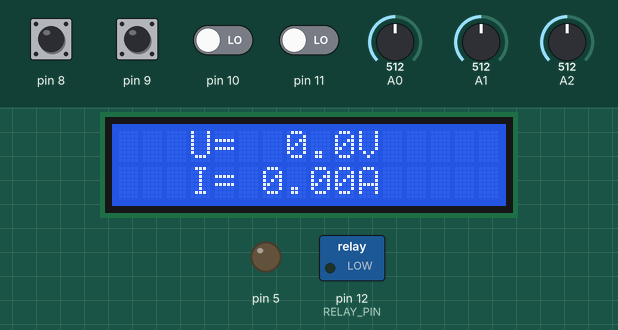
Simulated run of this sketch. Board: Arduino Uno, built with avr-gcc and run on an emulated ATmega328P. On the bench: 16×2 character LCD, switched loads named in the sketch (green lamp = pin HIGH), output pins drawn as LEDs (lit = HIGH). The inputs (shaded band) are chosen by the test bench; at power-on: pin 8, pin 9 HIGH, pin 10, pin 11 LOW, A0 = 512, A1 = 512, A2 = 512. What the sketch prints to the serial monitor is not drawn.

Above: at 1.2 s.
1.3 s: pin 9 pulled LOW for 0.15 s
At 2.5 s:
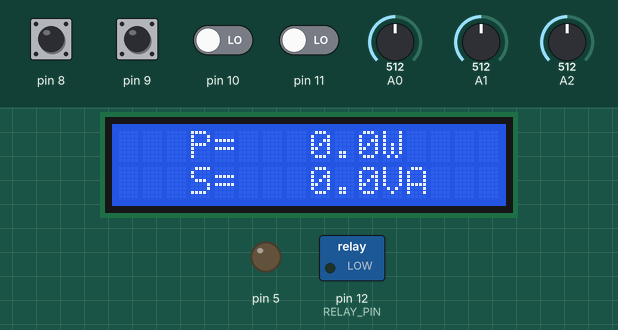
3.2 s: pin 9 pulled LOW for 1 s
At 5.2 s:
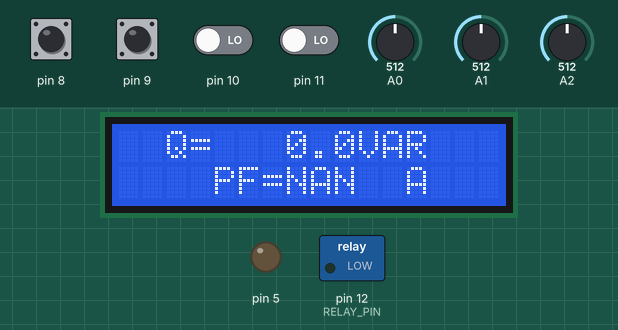
6.0 s: pin 9 pulled LOW for 0.15 s
At 7.4 s:
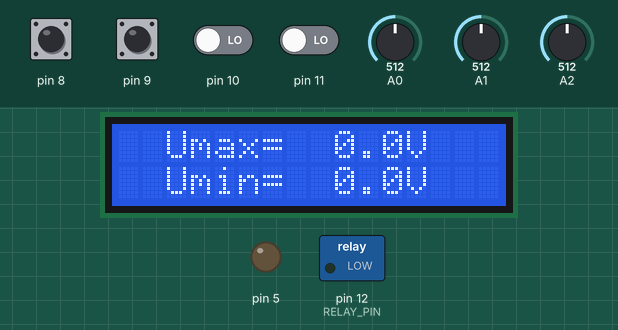
8.0 s: pin 9 pulled LOW for 0.15 s
At 9.5 s:
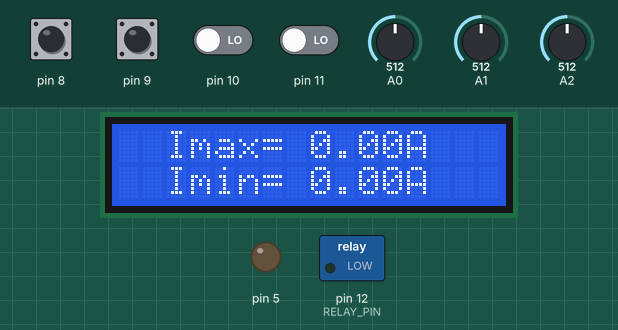
9.8 s: pin 10 driven HIGH
At 10.4 s:
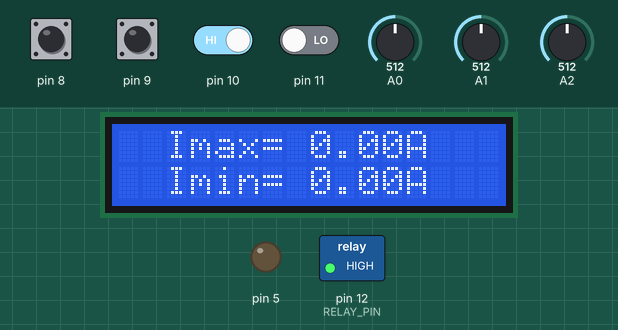
Timing chart, 0 to 12.3 s (numbered marks = the images above; inputs shaded):
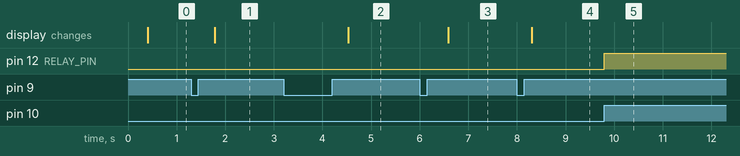

The sketch:

PowerMeter.ino
```cpp
#include <Wire.h>
#include <LiquidCrystal_PCF8574.h>
#include <stdio.h>

LiquidCrystal_PCF8574 lcd(0x27);

#define U_SENSE       0
#define I_SENSE       1
#define POWER_CALC    2
#define AVG           3

#define RELAY_DDR     DDRB
#define RELAY_PORT    PORTB
#define RELAY_PIN     PORTB4

#define RELAY_ON()    (RELAY_PORT |= (1 << RELAY_PIN))
#define RELAY_OFF()   (RELAY_PORT &= ~(1 << RELAY_PIN))


#define B1_PRESSED    (PINB & (1 << PB2))
#define B1_RELEASED   (!(PINB & (1 << PB2)))

#define B2_PRESSED    (PINB & (1 << PB3))
#define B2_RELEASED   !(PINB & (1 << PB3))

#define CAL_PRESSED    (!(PINB & (1 << PB0)))
#define CAL_RELEASED   (PINB & (1 << PB0))

#define MB_PRESSED    (!(PINB & (1 << PB1)))
#define MB_RELEASED   (PINB & (1 << PB1))

#define ZERO_VAL      512

#define MENU_NR       2

#define I_TRESHOLD    200
#define U_TRESHOLD    240

//#define kU            0.823741
#define kU            0.912
#define kI            0.049
#define kP            1.11

#define PRIM_SMP      64
#define SEC_SMP       50
#define SMP_NR        (float)(PRIM_SMP * SEC_SMP)

volatile uint16_t smp_cnt = 0;
bool data_ready = false;
uint8_t on_flag = 0;
uint8_t menu_cnt = 0;
long lastMillis = 0;
long deb_delay  = 100;
float cor_val = 0;

byte customChar[8] = {
  0b01010,
  0b01010,
  0b01010,
  0b01010,
  0b01010,
  0b01010,
  0b01010,
  0b01010
};

char f_buff[10];
char s_buff[16];

volatile long I_adc = 0;

long PrimSumIadc;
long PrimSumSqIadc;

long SecSumIadc;
long SecSumSqIadc;

long SecSumIadcArr[SEC_SMP];
long SecSumSqIadcArr[SEC_SMP];

long CopyPrimSumIadc;
long CopyPrimSumSqIadc;

int I_max;
int I_min;
float I_max_sc = 0;
float I_min_sc = 0;
int Ipp;
float Imed;
float Irms;

volatile long U_adc = 0;
long PrimSumUadc;
long PrimSumSqUadc;

long SecSumUadc;
long SecSumSqUadc;

long SecSumUadcArr[SEC_SMP];
long SecSumSqUadcArr[SEC_SMP];

int U_max;
int U_min;
float U_max_sc = 0;
float U_min_sc = 0;
int Upp;
float Umed;
float Urms;

long CopyPrimSumUadc;
long CopyPrimSumSqUadc;
uint16_t arr_cnt = 0;
uint16_t v_cnt = 0;

float P;
float S;
float Q;
float PF;

int P_max;
int P_min;
float P_max_sc = 0;
float P_min_sc = 0;

volatile long PrimSumP;
long CopyPrimSumP;
long SecSumP;
long SecSumP_Arr[SEC_SMP];

void ADC_init(void)                                                                   //Initializare ADC
{
  ADMUX |= (1 << REFS0);                                                              //Tensiunea de referinta 5V cu condensator extern pe AREF
  ADCSRA |= (1 << ADEN) | (1 << ADATE) | (1 << ADIE) | (1 << ADPS2) | (1 << ADPS1);   //ADC enable, auto trigger, activare intrerupere, divizor 64

  ADCSRA |= (1 << ADSC);                                                              //Startul primei conversii
  ADCSRB |= (1 << ACME);                                                              //Multiplexarea canalelor, regim free running
}


ISR(ADC_vect)                                                                         //Intrerupere la finisarea conversiei ADC
{
  long adc_r = ADC;
  long adc_val = (long)adc_r - ZERO_VAL;

  static uint8_t mx_cont = 0;

//    mx_cont++;
//  mx_cont &= 0x03;
  ADMUX = mx_cont | 0x40;
  if(++mx_cont > 2)
    mx_cont  = 0;


  switch(mx_cont)
  {
    case 1: {
      I_adc = -adc_val;
      PrimSumIadc += I_adc;
      PrimSumSqIadc += (I_adc * I_adc);
      if(I_adc > I_max)                                                               //Determinarea valorii maxime si minime a curentului
        I_max = I_adc;
      if(I_adc < I_min)
        I_min = I_adc;
      break;
    }
    case 0: {

      U_adc = adc_val;

      PrimSumUadc += U_adc;
      PrimSumSqUadc += (U_adc * U_adc);
      if(U_adc > U_max)                                                              //Determinarea valorii maxime si minime a tensiunii
        U_max = U_adc;
      if(U_adc < U_min)
        U_min = U_adc;

      break;
    }
    case 2: {
      long TadcVal = long(U_adc) * long(I_adc);
      PrimSumP += TadcVal;
      smp_cnt++;
      v_cnt++;
      if(smp_cnt >= PRIM_SMP)
      {
        CopyPrimSumSqUadc = PrimSumSqUadc;
        PrimSumSqUadc = 0;

        CopyPrimSumSqIadc = PrimSumSqIadc;
        PrimSumSqIadc = 0;

        CopyPrimSumP = PrimSumP;
        PrimSumP = 0;

        smp_cnt = 0;
        static uint8_t bFlag = 0, mode = 1;
        static uint32_t last_debounce_time = 0, debounce_delay = 200;

        if (MB_PRESSED && (bFlag == 0))
        {
           bFlag = 1;
           last_debounce_time = millis();
        }

        if ((millis() - last_debounce_time) > debounce_delay)
        {
           if (MB_RELEASED && (bFlag == 1))
           {
              bFlag = 0;
              if(menu_cnt < 5)
                 menu_cnt++;
              else
                 menu_cnt = 0;
           }
        }

        if(CAL_PRESSED)
        {
          if((menu_cnt == 3) || (menu_cnt == 4))
          {
            I_max = 0;
            I_min = 0;
            U_max = 0;
            U_min = 0;
          }
          else
            cor_val = Irms;
        }

        data_ready = true;
      }
      break;
    }
  }
}

void setup() {
  lcd.begin(16,2);  //Initializare LCD 16x2
  ADC_init();       //Initializare ADC
  sei();            //Permite intreruperi globale
  RELAY_DDR |= (1 << RELAY_PIN);
  DDRB &= ~(1 << PB0);
  DDRB &= ~(1 << PB1);
  PORTB |= (1 << PB0) | (1 << PB1);
  lcd.createChar(0, customChar);
  lcd.setBacklight(255);
  pinMode(5, OUTPUT);
  Serial.begin(9600);
}

void loop() {

  if(data_ready == true)
  {
    ////////////////////////////////////////////
    SecSumSqUadc -= SecSumSqUadcArr[arr_cnt];
    SecSumSqUadc += CopyPrimSumSqUadc;
    SecSumSqUadcArr[arr_cnt] = CopyPrimSumSqUadc;
    ////////////////////////////////////////////
    SecSumSqIadc -= SecSumSqIadcArr[arr_cnt];
    SecSumSqIadc += CopyPrimSumSqIadc;
    SecSumSqIadcArr[arr_cnt] = CopyPrimSumSqIadc;
    /////////////////////////////////////////////
    SecSumP = SecSumP_Arr[arr_cnt];
    SecSumP += CopyPrimSumP;
    SecSumP_Arr[arr_cnt] = CopyPrimSumP;

    arr_cnt++;
    if(arr_cnt >= SEC_SMP)
      arr_cnt = 0;
    data_ready = false;
  }

  if(v_cnt > 1000)
  {
    Urms = kU *sqrt((float)SecSumSqUadc / SMP_NR);

    Irms =(kI * sqrt((float)SecSumSqIadc / SMP_NR)) - cor_val ;
    if(Irms <= 0)
      Irms = 0;

    S = Irms * Urms;
    if(S <= 0)
      S = 0;

    P =(float)SecSumP * kP / SMP_NR;
    if(P <= 0)
      P = 0;
    Q = sqrt((S * S) - (P * P));
    if(Q <= 0)
      Q = 0;

    PF = P / S;
    if(PF <= 0)
      PF = 0;
    if(PF > 1)
      PF = 1;

    I_max_sc = I_max * kI;
    I_min_sc = I_min * kI;

    U_max_sc = U_max * kU;
    U_min_sc = U_min * kU;
    switch(menu_cnt)
    {
      case 0:{
        lcd.setCursor(0, 0);
        dtostrf(Urms, 4, 1, f_buff);
        sprintf(s_buff, "   U=%5sV    ",f_buff);
        lcd.print(s_buff);

        lcd.setCursor(0, 1);
        dtostrf(Irms, 4, 2, f_buff);
        sprintf(s_buff, "   I=%5sA    ",f_buff);
        lcd.print(s_buff);

        break;
      }
      case 1:{
        lcd.setCursor(0, 0);
        dtostrf(P, 4, 1, f_buff);
        sprintf(s_buff, "   P=%6sW   ",f_buff);
        lcd.print(s_buff);

        lcd.setCursor(0, 1);
        dtostrf(S, 4, 1, f_buff);
        sprintf(s_buff, "   S=%6sVA  ",f_buff);
        lcd.print(s_buff);
        break;
      }
      case 2:{
        lcd.setCursor(0, 0);
        dtostrf(Q, 4, 1, f_buff);
        sprintf(s_buff, "  Q=%6sVAR  ",f_buff);
        lcd.print(s_buff);

        lcd.setCursor(0, 1);
        dtostrf(PF, 3, 2, f_buff);
        sprintf(s_buff, "    PF=%3s  ",f_buff);
        lcd.print(s_buff);
        break;
      }
      case 3:{
        lcd.setCursor(0, 0);
        dtostrf(U_max_sc, 4, 1, f_buff);
        sprintf(s_buff, "  Umax=%5sV  ",f_buff);
        lcd.print(s_buff);

        lcd.setCursor(0, 1);
        dtostrf(U_min_sc, 4, 1, f_buff);
        sprintf(s_buff, "  Umin=%5sV  ",f_buff);
        lcd.print(s_buff);

        break;
      }
      case 4:{
        lcd.setCursor(0, 0);
        dtostrf(I_max_sc, 4, 2, f_buff);
        sprintf(s_buff, "  Imax=%5sA  ",f_buff);
        lcd.print(s_buff);

        lcd.setCursor(0, 1);
        dtostrf(I_min_sc, 4, 2, f_buff);
        sprintf(s_buff, "  Imin=%5sA  ",f_buff);
        lcd.print(s_buff);
        break;
      }
    }

    Serial.print("U=");
    Serial.println(Urms,1);

    Serial.print("I=");
    Serial.println(Irms,2);

    Serial.print("S=");
    Serial.println(S,1);

    Serial.print("P=");
    Serial.println(P,1);

    Serial.print("Q=");
    Serial.println(Q,1);

    Serial.print("PF=");
    Serial.println(PF,1);

    Serial.println();

    v_cnt = 0;
  }

  if(B1_PRESSED)                               //Prelucrarea butoanelor de pornire/oprire a alimentarii
    on_flag = 1;
  if(B2_PRESSED)
    on_flag = 0;
  if(Irms < I_TRESHOLD)
  {
    if(Urms < U_TRESHOLD)
    {
      if(on_flag)
        RELAY_ON();
      else
        RELAY_OFF();
    }
    else
      RELAY_OFF();
  }
  else
    RELAY_OFF();
}
```

Measured:
- after the input at 1.3 s, the display: changes after 0.48 s (image 1)
- after the input at 3.2 s, the display: changes after 1.3 s (image 2)
- after the input at 6.0 s, the display: changes after 0.59 s (image 3)
- after the input at 8.0 s, the display: changes after 0.31 s (image 4)
- after the input at 9.8 s, pin 12 (RELAY_PIN): LOW → HIGH at once
